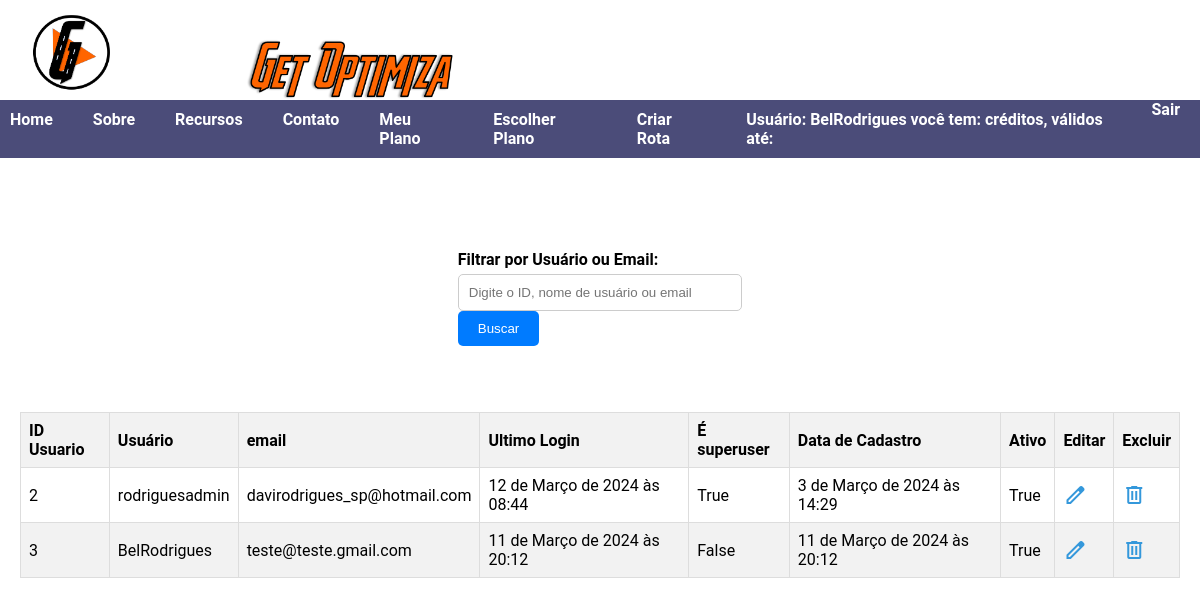
Before: /lista_user/ (signed in) with the older database file.
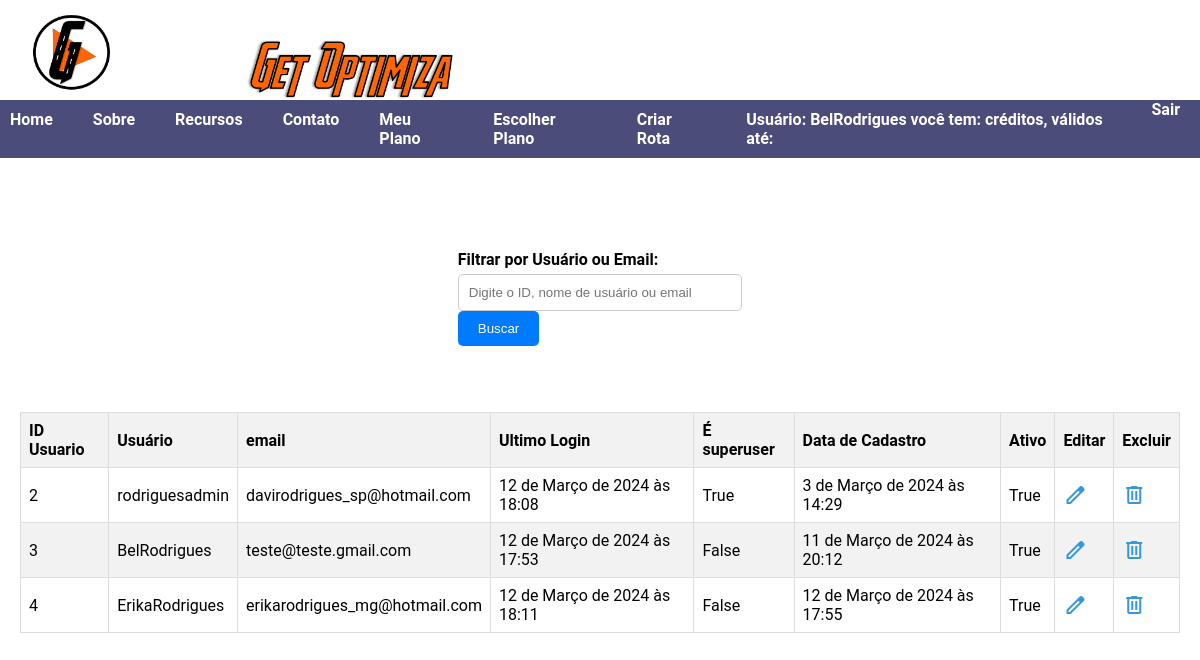
After: the same page with the newer database file.
### roteirizacao/models.py (models this page shows, shortened)
class CustomUser(AbstractUser):
    choices_cargo = (
        ('U', 'Usuario'),
        ('Admin', 'Administrador'),
    )
    cargo = models.CharField(max_length=5, choices=choices_cargo)
    email = models.EmailField(unique=True)
    is_active = models.BooleanField(default=True)
    objects = CustomUserManager()
    groups = models.ManyToManyField('auth.Group', related_name='custom_user_set', blank=True)
    user_permissions = models.ManyToManyField('auth.Permission', related_name='custom_user_set', blank=True)
    def __init__(self, *args, **kwargs):
        super().__init__(*args, **kwargs)
        if not self.cargo:
            self.cargo = 'U'  # Define um valor padrão para o cargo caso não seja especificado
    class Meta:
        permissions = [
            ("pode_add_endereco", "Pode Adicionar Endereco"),
            ("pode_alterar_endereco", "Pode Alterar Endereco"),
            ("pode_deletar_endereco", "Pode Deletar Endereco"),
        ]

### roteirizacao/views.py (the view)
# urls.py: path('lista_user/', lista_user, name='lista_user'),
@login_required
def lista_user(request):
    filtro = request.GET.get('filtro')
    ic(filtro)
    if filtro:
        users = CustomUser.objects.filter(
            Q(id__icontains=filtro) |
            Q(username__icontains=filtro) |
            Q(email__icontains=filtro)
        )
    else:
        user = CustomUser.objects.all()
    return render(request, 'lista_user.html', {'users': user})

### roteirizacao/templates/lista_user.html (shortened to what this page needs)
{% extends 'base.html' %}
{% load static %}
{% block content %}
<div class="main-container">
    <div class="search-container">
        <form method="get" action="{% url 'lista_user' %}">
            <label for="filtro">Filtrar por Usuário ou Email:</label>
            <input type="text" id="filtro" name="filtro" placeholder="Digite o ID, nome de usuário ou email">
            <button class="btn-primary" type="submit">Buscar</button>
        </form>
    </div>
    <div class="table-container">
        <table>
            <thead>
                <tr>
                    <th>ID Usuario</th>
                    <th>Usuário</th>
                    <th>email</th>
                    <th>Ultimo Login</th>
                    <th>É superuser</th>
                    <th>Data de Cadastro</th>
                    <th>Ativo</th>
                    <th>Editar</th>
                    <th>Excluir</th>
                </tr>
            </thead>
            <tbody>
                {% for user in users %}
                <tr>
                    <td>{{ user.id }}</td>
                    <td>{{ user.username }}</td>
                    <td>{{ user.email }}</td>
                    <td>{{ user.last_login }}</td>
                    <td>{{ user.is_superuser }}</td>
                    <td>{{ user.date_joined }}</td>
                    <td>{{ user.is_active }}</td>
                    <td><a href="{% url 'editar_user' user.id %}"><span class="material-symbols-outlined">
                            </span></a></td>
                    <td><a href="{% url 'excluir_user' user.id %}"><span class="material-symbols-outlined">
                            </span></a></td>
                </tr>
                {% endfor %}
            </tbody>
        </table>
    </div>
</div>
{% endblock %}

### roteirizacao/templates/base.html (shortened to what this page needs)
{% load static %}
<!DOCTYPE html>
<html lang="pt-br">
<head>
    <link rel="stylesheet" type="text/css" href="https://cdnjs.cloudflare.com/ajax/libs/slick-carousel/1.8.1/slick.css"/>
    <link rel="stylesheet" type="text/css" href="https://cdnjs.cloudflare.com/ajax/libs/slick-carousel/1.8.1/slick-theme.css"/>
    <link rel="stylesheet" href="{% static 'style.css' %}">
</head>
<body>
    <div class="header-container">
        <div class="logo">
            <img src="{% static 'img/LogoGetSite.png' %}" alt="Logo da Empresa">
        </div>
        <div class="logo">
            <img src="{% static 'img/getoptimiza.png' %}" alt="Logo da Empresa 2" style="width: 40%;">
        </div>
        <nav class="nav-home">
            <ul>
                <li><a href="{% url 'home' %}">Home</a></li>
                <li><a href="#about">Sobre</a></li>
                <li><a href="#features">Recursos</a></li>
                <li><a href="#contact">Contato</a></li>
                <li><a href="#">Meu Plano</a></li>
                <li><a href="{% url 'escolher_plano' %}">Escolher Plano</a></li>
                <li><a href="{% url 'autoriza_criar_rota' %}">Criar Rota</a></li>
                {% if user.is_authenticated %}
                <li><a href="#">Usuário: {{ user.username }} você tem: {{ pagamento.quant_acesso }} créditos,  válidos até: {{ pagamento.valido_ate }}</a></li>
                <a href="#" onclick="event.preventDefault(); document.getElementById('logout-form').submit();">Sair</a>
                {% else %}
                    <li><a href="{% url 'login' %}">Login</a></li>
                    <li><a href="{% url 'signup' %}">Cadastro</a></li>
                {% endif %}
            </ul>
        </nav>
    </div>
    <main>
        <div class="main-container">
        {% block content %}
        {% endblock %}
        </div>
    </main>
</body>
</html>

Changed rows visible on the page:
changed CustomUser "BelRodrigues": last_login "11 de Março de 2024 às 20:12" → "12 de Março de 2024 às 17:53"
changed CustomUser "rodriguesadmin": last_login "12 de Março de 2024 às 08:44" → "12 de Março de 2024 às 18:08"
added CustomUser: id "4", username "ErikaRodrigues", email "erikarodrigues_mg@hotmail.com", last_login "12 de Março de 2024 às 18:11", is_superuser "False", date_joined "12 de Março de 2024 às 17:55", is_active "True"
